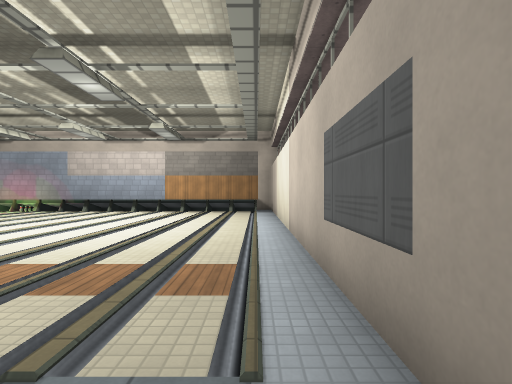
[1] (above)

15 first-person views from a walk through a level from a Godot 3-D game. The camera is 1.5 m above the floor, looks level and sees 80° across. The floor is counted in squares, 2 m on a side. Each view is taken from the middle of a square. On the plan, view 1 faces up. The plan holds only what a view shows up to about 10 squares ahead; the rest is blank. Flat picture figures and markers are left out. Some surface patterns are stand-ins.

[2]
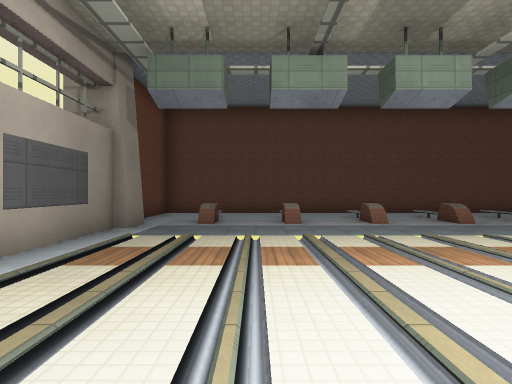

[3]
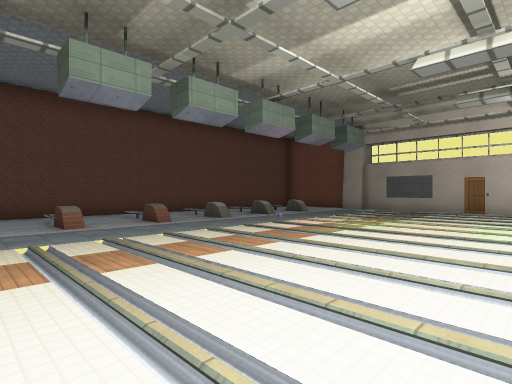

[4]
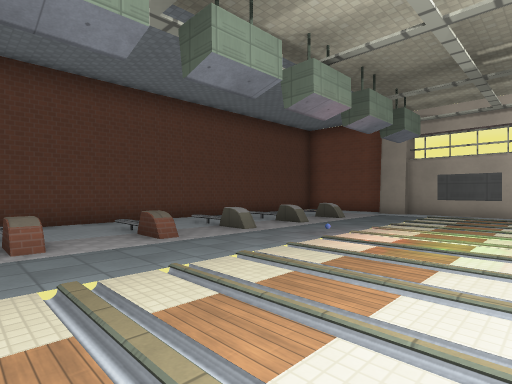

[5]
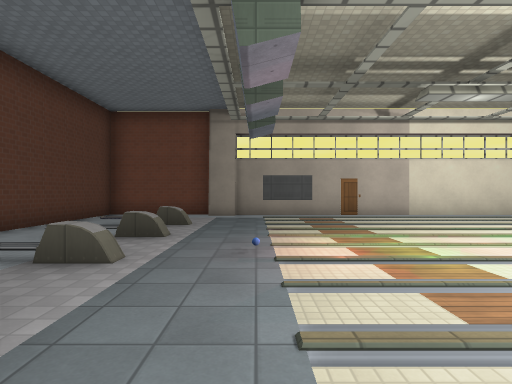

[6]
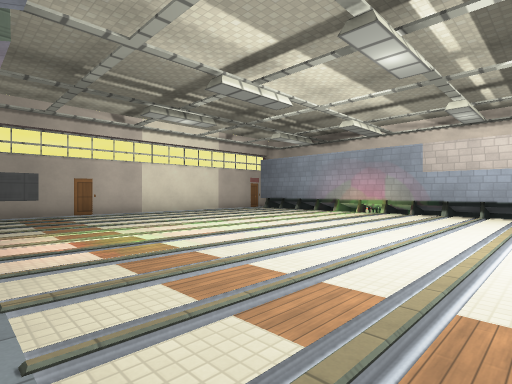

[7]
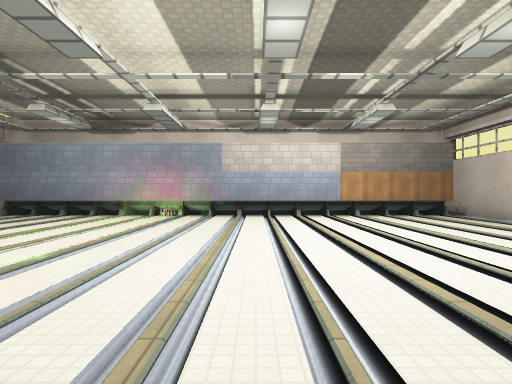

[8]
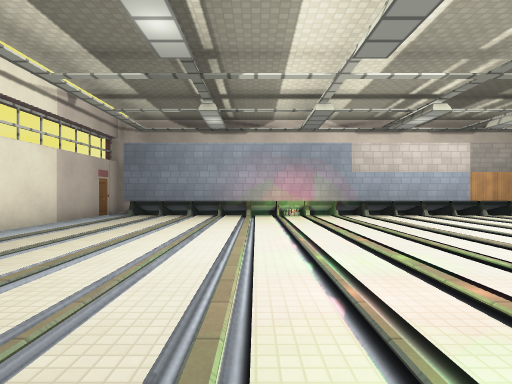

[9]
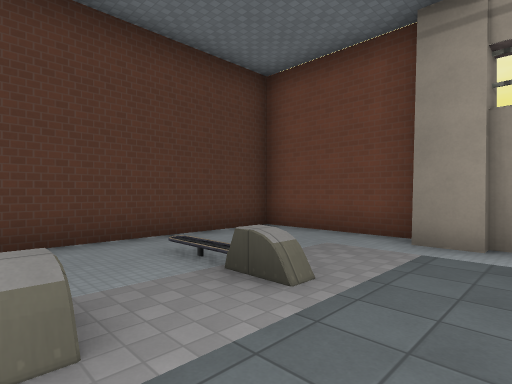

[10]
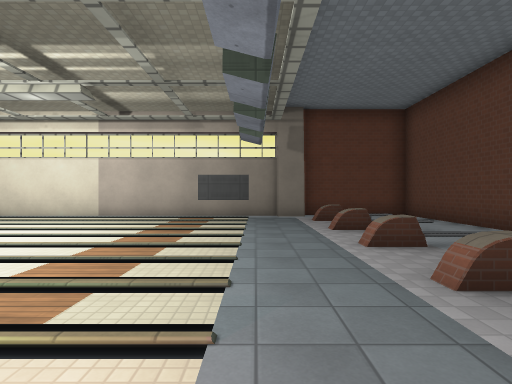

[11]
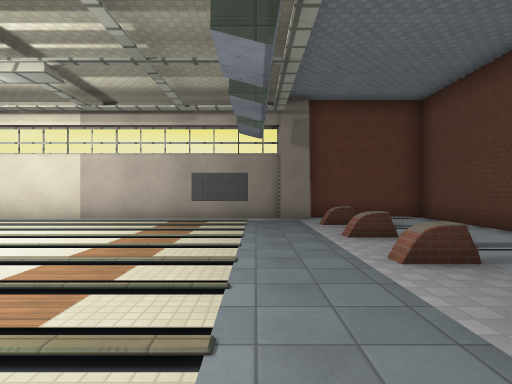

[12]
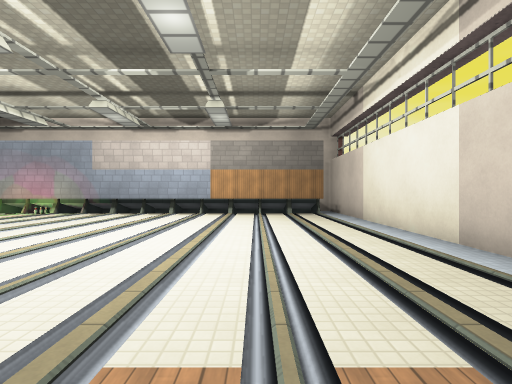

[13]
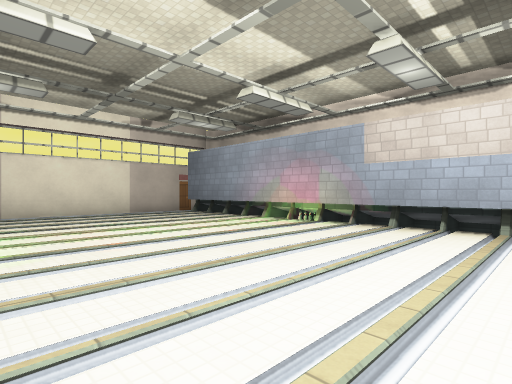

[14]
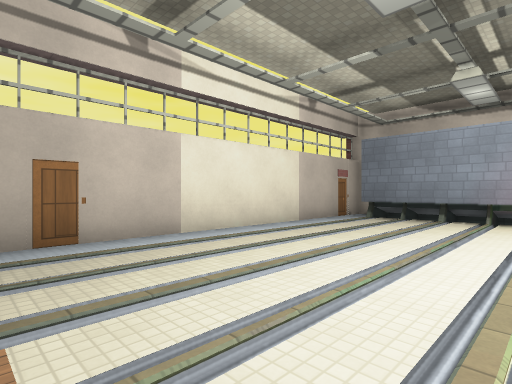

[15]
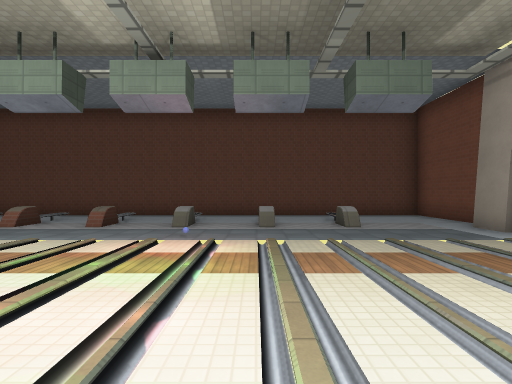

### Floor plan
Points are (right, up) in squares from view 1. A wall is a line through its corners. A room is listed if a view was taken in it or the views show most of it. See-through windows are left out.
Room 1 (views 1, 2, 3, 4, 5, 6, 7, 8, 9, 10, 11, 12, 13, 14, 15)
walls: (0.6, 0.2) (0.6, 12); (-14.7, 0.4) (-14.7, -0.5); (0.4, -0.6) (0.4, 0.4); (-15.2, -0.6) (-15.2, -3.8) (0.9, -3.8) (0.9, -0.5); (0.1, 11.4) (-14.1, 11.4); (-14.9, 12.2) (-14.9, 0.2)
low walls: (-6.4, -0.6) (-6.4, -1.2); (-8.6, -0.6) (-8.2, -0.6); (-4.5, -0.6) (-4.5, -1.3); (-10.5, -0.6) (-10.1, -0.6) (-10.1, -1.5); (-4.8, -1.5) (-4.8, -0.5); (-11.9, -0.5) (-11.9, -1.5); (-3, -1.5) (-3, -0.5); (-1.1, -1.4) (-1.1, -0.5); (0.1, 11.8) (-14, 11.8)

Where each view was taken, in squares from view 1:
view 1: 0 up, 0 right, facing up
view 2: 6 up, 2 left, facing down
view 3: 6 up, 3 left, facing down-left
view 4: 4 up, 4 left, facing down-left
view 5: 1 up, 5 left, facing left
view 6: 1 up, 4 left, facing up-left
view 7: 2 up, 6 left, facing up
view 8: 2 up, 10 left, facing up
view 9: 1 up, 10 left, facing down-left
view 10: 1 up, 9 left, facing right
view 11: 1 up, 8 left, facing right
view 12: 2 up, 2 left, facing up
view 13: 5 up, 4 left, facing up-left
view 14: 3 up, 10 left, facing up-left
view 15: 6 up, 10 left, facing down
